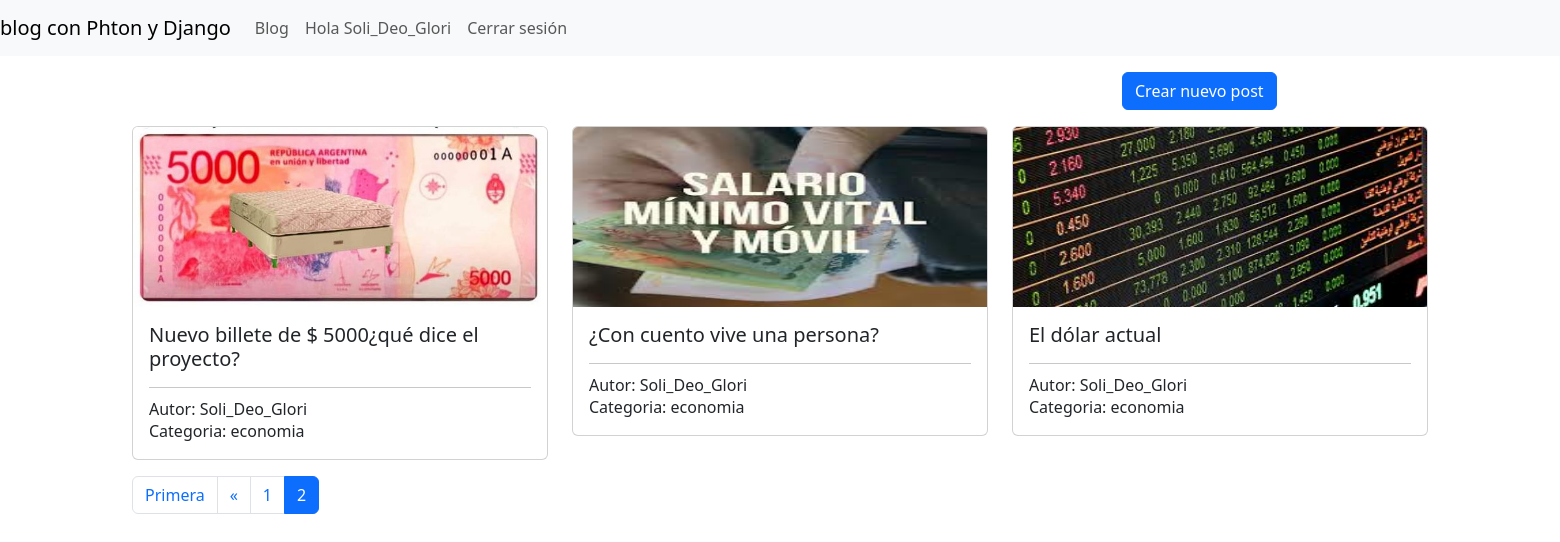
Page /?page=2 (signed in) on the committed database.
### blog/models.py (models this page shows, shortened)
class Post(models.Model):
    autor = models.ForeignKey(User, on_delete=models.CASCADE, null=True, blank=True)
    categoria = models.ForeignKey(Categoria, on_delete=models.CASCADE)
    titulo = models.CharField(max_length=100, unique=True, null=False, verbose_name='Título')
    contenido = models.TextField(null=True, verbose_name='Contenido del post')
    imagen = models.ImageField(upload_to='posts/%Y/%m/%d',null=True, blank=True, verbose_name='Imagen del post')
    fecha_alta = models.DateTimeField(auto_now=True, verbose_name='Fecha de alta')
    fecha_actualizacion = models.DateTimeField(auto_now=True, verbose_name='Fecha de actualización')
    class Meta:
        db_table = 'posts'
        verbose_name = 'post'
        verbose_name_plural = 'posts'
        ordering = ['-id']

class Categoria(models.Model):
    nombre = models.CharField(max_length=100, null=False, unique=True, verbose_name='Nombre')
    class Meta:
        db_table = 'categories'
        verbose_name = 'categoria'
        verbose_name_plural = 'categorias'
        ordering = ['id']

### blog/views.py (the view)
# urls.py: path('', index, name="blog"),
def index(request):
    listado__posts = Post.objects.all()
    paginator = Paginator(listado__posts,3)
    pagina = request.GET.get("page") or 1
    posts = paginator.get_page(pagina)
    pagina_actual = int(pagina)
    paginas = range(1, posts.paginator.num_pages +1)
    return render(request, "blog.html", {'posts':posts, "paginas": paginas, "pagina_actual": pagina_actual})

### blog/templates/blog.html (shortened to what this page needs)
{% extends 'base.html' %}
{% block content %}
    <div class="mt-3">
        <div class="row mb-3">
            <div class="ccol-3 offset-9">
                <a href="{% url 'crear_post' %}" class="btn btn-primary float-right">
                     Crear nuevo post
                </a>
            </div>
        </div>
        <div>
        {% if posts %}
            {% for post in posts %}
                {% if forloop.first %}<div class="row">{% endif %}
                <div class="col-4">
                    <div class="card">
                        <img class="card-img-top" height="180" src="{{post.imagen.url}}" all="{{ post.titulo }}">
                    <div class="card-body">
                <h5 class="card-title">{{ post.titulo }}</h5>
                <hr />
                <h6 class="card-subtitle">Autor: {{ post.autor.username }}</h6>
                <p class="card-text">Categoria: {{ post.categoria.nombre }}</p>
            </div>
                    </div>
                </div>
                {% if forloop.counter|divisibleby:3 %}</div><div class="row">{% endif %}
                {% if forloop.last %}</div>{% endif %}
            {% endfor %}
            {% include "paginacion.html" %}
        {% else %}
            <div class="alert alert-danger"> No existe ningun post </div>
        {% endif %}
        </div>
    </div>
{% endblock %}

### blog/templates/base.html (shortened to what this page needs)
<!DOCTYPE html>
<html lang="es">
<head>
    {% load static %}
    <link href="{% static 'css/bootstrap.min.css' %}" rel="stylesheet"/>
</head>
<body>
    <nav class="navbar navbar-expand-lg navbar-light bg-light">
        <a class="navbar-brand" href="/">blog con Phton y Django</a>
        <div class="collapse navbar-collapse" id="navbarNav">
            <ul class="navbar-nav">
                <li class="nav-item">
                    <a class="nav-link" href="{% url 'blog' %}">Blog</a>
                </li>
            </ul>
            <ul class="navbar-nav ml-auto">
                {% if user.is_authenticated %}
                    <li class="nav-item">
                        <a class="nav-link" href="#">Hola {{user.username}}</a>
                    </li>
                    <li class="nav-item">
                        <a class="nav-link" href="{% url 'salir' %}">Cerrar sesión</a>
                    </li>
                {% endif %}
            </ul>
        </div>
    </nav>
    <div class="container mt-3">
        {% block content %}{% endblock %}
    </div>
</body>
</html>

### rows in the picture
Post: imagen (picture), titulo "Nuevo billete de $ 5000¿qué dice el proyecto?", autor.username "Soli_Deo_Glori", categoria.nombre "economia"
Post: imagen (picture), titulo "¿Con cuento vive una persona?", autor.username "Soli_Deo_Glori", categoria.nombre "economia"
Post: imagen (picture), titulo "El dólar actual", autor.username "Soli_Deo_Glori", categoria.nombre "economia"

### other values in the picture
{{ user.username }} "Soli_Deo_Glori"
{{ pagina }} "1" "2"
